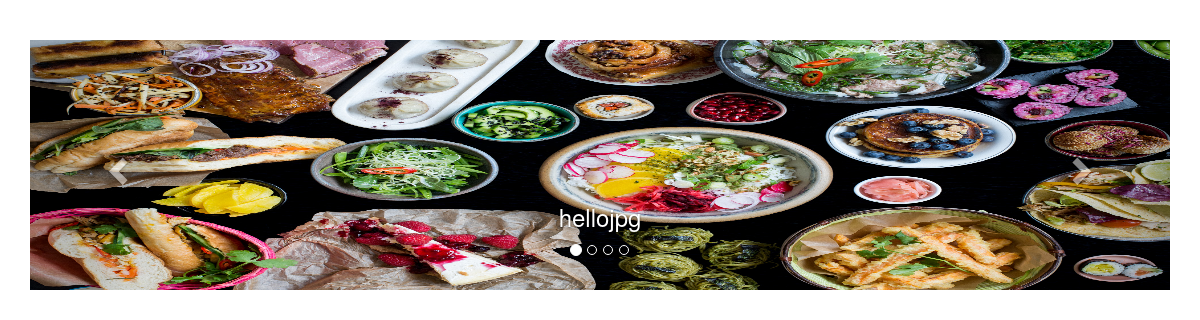
Page /slider.php on the committed database.
### tables this page shows
CREATE TABLE `banner` (
  `banner_id` int(11) NOT NULL,
  `banner_name` varchar(255) NOT NULL,
  `banner_image` varchar(255) NOT NULL,
  `banner_status` varchar(25) NOT NULL
);

### slider.php (the view, shortened to what this page needs)
<?php
$connect = mysqli_connect("localhost", "root", "", "khel");
function make_query($connect)
{
 $query = "SELECT * FROM banner ORDER BY banner_id ASC";
 $result = mysqli_query($connect, $query);
 return $result;
}
function make_slide_indicators($connect)
{
 $output = '';
 $count = 0;
 $result = make_query($connect);
 while($row = mysqli_fetch_array($result))
 {
  if($count == 0)
  {
   $output .= '
   <li data-target="#dynamic_slide_show" data-slide-to="'.$count.'" class="active"></li>
   ';
  }
  else
  {
   $output .= '
   <li data-target="#dynamic_slide_show" data-slide-to="'.$count.'"></li>
   ';
  }
  $count = $count + 1;
 }
 return $output;
}
function make_slides($connect)
{
 $output = '';
 $count = 0;
 $result = make_query($connect);
 while($row = mysqli_fetch_array($result))
 {
  if($count == 0)
  {
   $output .= '<div class="item active">';
  }
  else
  {
   $output .= '<div class="item">';
  }
  $output .= '
   <img src="/aayopayo/images/banners/'.$row["banner_image"].'" alt="'.$row["banner_name"].'" style="height:450px; width: 100%;"/>
   <div class="carousel-caption">
    <h3>'.$row["banner_name"].'</h3>
   </div>
  </div>
  ';
  $count = $count + 1;
 }
 return $output;
}
?>
<!DOCTYPE html>
<html>
 <head>
  <link rel="stylesheet" href="https://maxcdn.bootstrapcdn.com/bootstrap/3.3.6/css/bootstrap.min.css" />
 </head>
 <body>
  <br />
  <div class="container" style="height: auto;">
   <br />
   <div id="dynamic_slide_show" class="carousel slide" data-ride="carousel" style="height: auto;">
    <ol class="carousel-indicators">
    <?php echo make_slide_indicators($connect); ?>
    </ol>
    <div class="carousel-inner">
     <?php echo make_slides($connect); ?>
    </div>
    <a class="left carousel-control" href="#dynamic_slide_show" data-slide="prev">
     <span class="glyphicon glyphicon-chevron-left"></span>
    </a>
    <a class="right carousel-control" href="#dynamic_slide_show" data-slide="next">
     <span class="glyphicon glyphicon-chevron-right"></span>
    </a>
   </div>
  </div>

### slider.php (style rules this page uses)
@media (max-width: 1200px) { .container .carousel img { height: 250px !important; } }

### rows in the picture
banner: banner_image (picture), banner_name "hellojpg"
